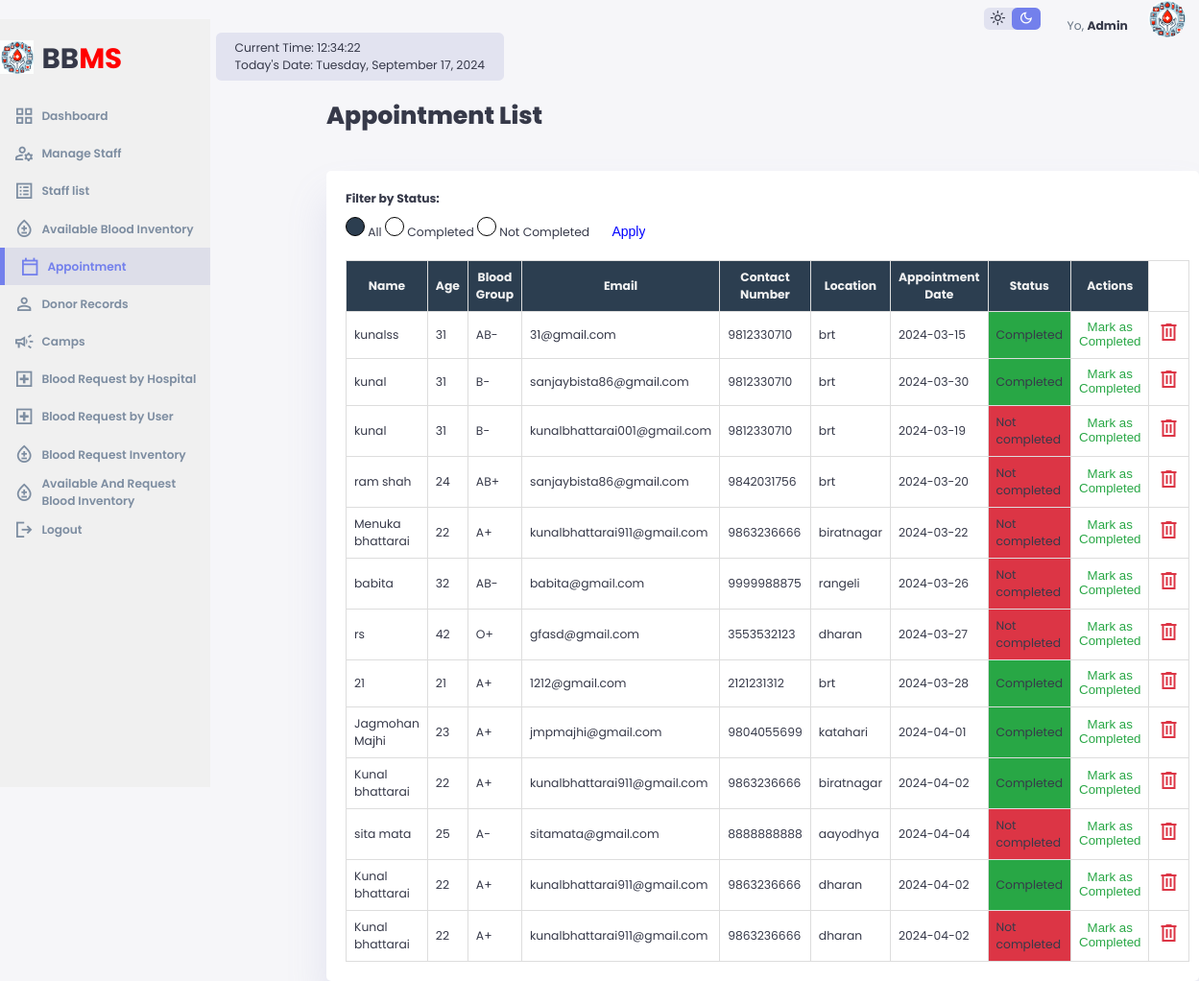
The app's page /Admin/appointment/appointment_list.php with its own data.
### tables this page shows
CREATE TABLE `appointments` (
  `id` int(11) NOT NULL,
  `name` varchar(100) DEFAULT NULL,
  `age` int(11) DEFAULT NULL,
  `blood_group` varchar(3) DEFAULT NULL,
  `email` varchar(100) DEFAULT NULL,
  `contact_number` varchar(20) DEFAULT NULL,
  `location` varchar(100) DEFAULT NULL,
  `appointment_date` date DEFAULT NULL,
  `status` enum('Completed','Not completed') DEFAULT 'Not completed',
  `created_at` timestamp NOT NULL DEFAULT current_timestamp(),
  `updated_at` timestamp NOT NULL DEFAULT current_timestamp() ON UPDATE current_timestamp()
);

### Admin/appointment/appointment_list.php (the view, shortened to what this page needs)
<!DOCTYPE html>
<html lang="en">
<head>
    <link rel="stylesheet" href="../style.css">
</head>
<body1>
<div class="container">
    <aside>
        <div class="top">
            <div class="logo">
                <img src="../logo1.jpg" alt="person">
                <h2>BB<span class="danger">MS</span></h2>
            </div>
        </div>
        <div class="sidebar">
            <a href="../index.php">
                <span class="material-symbols-sharp">grid_view</span>
                <h3>Dashboard</h3>
            </a>
            <a href="../Staff-Approval/staff_approval.php">
                    <span class="material-symbols-sharp">manage_accounts</span>
                    <h3>Manage Staff</h3>
                </a>
                <a href="../Staff-list/staff_list.php">
                    <span class="material-symbols-sharp">list_alt</span>
                    <h3>Staff list</h3>
                </a>
            <a href="../inventory/Blood_Inventory.php">
                <span class="material-symbols-sharp">bloodtype</span>
                <h3>Available Blood Inventory</h3>
            </a>
            <a href="appointment_list.php" class="active">
                <span class="material-symbols-sharp">calendar_today</span>
                <h3>Appointment</h3>
            </a>
            <a href="../donor/view_donors.php">
                <span class="material-symbols-sharp">person</span>
                <h3>Donor Records</h3>
            </a>
            <a href="../camp/retrieve_camps.php">
                <span class="material-symbols-sharp">campaign</span>
                <h3>Camps</h3>
            </a>
            <a href="../request/Request.html">
                <span class="material-symbols-sharp">local_hospital</span>
                <h3>Blood Request by Hospital</h3>
            </a>
            <a href="../receiver/receiver.html">
                <span class="material-symbols-sharp">local_hospital</span>
                <h3>Blood Request by User</h3>
            </a>
            <a href="../request_inventory/request_inventory.php">
                    <span class="material-symbols-sharp">bloodtype</span>
                    <h3>Blood Request Inventory</h3>
                </a>
                <a href="../request_inventory/all.php">
                    <span class="material-symbols-sharp">bloodtype</span>
                    <h3>Available And Request Blood Inventory</h3>
                </a>
            <a href="../logout/logout.php" id="logout-btn">
                <span class="material-symbols-sharp">logout</span>
                <h3>Logout</h3>
            </a>
        </div>
    </aside>
<main>
    <div class="date">
        <div class="current-time" id="current-time"></div>
        <div class="current-date" id="current-date"></div>
    </div>
</main>
<br>
    <header>
    <h1>Appointment List</h1>
</header>
<br>
    <div class="containers">
        <form class="filter-form" method="GET" action="">
            <label for="status">Filter by Status:</label><br>
            <input type="radio" id="status" name="status" value="all" checked> All
            <input type="radio" id="status" name="status" value="completed"> Completed
            <input type="radio" id="status" name="status" value="notcompleted"> Not Completed
            <input type="submit" value="Apply" class="app">
        </form>
        <?php
        $servername = "localhost";
        $username = "root";
        $password = "";
        $database = "Blood_Bank_Management_System";
        $conn = new mysqli($servername, $username, $password, $database);
        $sql = "SELECT * FROM appointments";
        $result = $conn->query($sql);
        if ($result->num_rows > 0) {
            echo "<table>";
            echo "<tr>
                    <th>Name</th>
                    <th>Age</th>
                    <th>Blood Group</th>
                    <th>Email</th>
                    <th>Contact Number</th>
                    <th>Location</th>
                    <th>Appointment Date</th>
                    <th>Status</th>
                    <th>Actions</th>
                  </tr>";
while ($row = $result->fetch_assoc()) {
    echo "<tr>";
    echo "<td>" . $row["name"] . "</td>";
    echo "<td>" . $row["age"] . "</td>";
    echo "<td>" . $row["blood_group"] . "</td>";
    echo "<td>" . $row["email"] . "</td>";
    echo "<td>" . $row["contact_number"] . "</td>";
    echo "<td>" . $row["location"] . "</td>";
    echo "<td>" . $row["appointment_date"] . "</td>";
    echo "<td class='" . ($row["status"] == "Completed" ? "completed" : "not-completed") . "'>" . $row["status"] . "</td>";
    echo "<td>
                        <form action='donors.php' method='POST' id='markAsCompletedForm'>
                            <input type='hidden' name='name' value='" . $row['name'] . "'>
                            <input type='hidden' name='age' value='" . $row['age'] . "'>
                            <input type='hidden' name='email' value='" . $row['email'] . "'>
                            <input type='hidden' name='contact' value='" . $row['contact_number'] . "'>
                            <input type='hidden' name='location' value='" . $row['location'] . "'>
                            <input type='hidden' name='blood_group' value='" . $row['blood_group'] . "'>
                            <button type='submit' class='mark'>Mark as Completed</button>
                        </form>
                      </td>";
    echo "<td>
    <a href='?delete=true&id=" . $row['id'] . "' onclick='return confirm(\"Are you sure you want to delete this appointment?\")'><span class='material-symbols-sharp del'>delete</span></a>
          </td>";
    echo "</tr>";
}
            echo "</table>";
        } else {
            echo "No appointments found";
        }
        ?>
    </div>
    <div class="right">
        <div class="top">
            <div class="theme-toggler">
                <span class="material-symbols-sharp active">light_mode</span>
                <span class="material-symbols-sharp">dark_mode</span>
            </div>
            <div class="profile">
                <div class="info">
                    <br>
                    <p>Yo, <b>Admin</b></p>
                </div>
                <div class="profile-photo">
                    <img src="../logo1.jpg" alt="Profile">
                </div>
            </div>
        </div>
    </div>
</div>
</body>
</html>

### Admin/style.css (style rules this page uses)
:root { --color-primary: #7380ec; --color-danger: #ff0000; --color-success: #41f1b6; --color-warning: #ffbb55; --color-white: #fff; --color-info-dark: #7d8da1; --color-info-light: #dce1eb; --color-dark: #363949; --color-light: rgba(132, 139, 200, 0.18); --color-primary-variant: #111e88; --color-dark-variant: #677483; --color-background: #f6f6f9; --color-background1: #7e7e7e; --color-info: #f0f0f0; --card-border-radius: 2rem; --border-radius-1: 0.4rem; --border-radius-2: 0.8rem; --border-radius-3: 1.2rem; --card-padding: 1.8rem; --padding-1: 1.2; --box-shadow: 0 2rem 3rem var(--color-light); }
* { margin: 0; padding: 0; outline: 0; appearance: none; border: 0; text-decoration: none; list-style: none; box-sizing: border-box; }
html { font-size: 14px; }
a { color: var(--color-dark); }
img { display: block; width: 100%; }
h1 { font-weight: 800; font-size: 1.8rem; }
h2 { font-size: 1.4rem; }
h3 { font-size: 0.87rem; }
.profile-photo { width: 2.8rem; height: 2.8rem; border-radius: 50%; overflow: hidden; }
p { color: var(--color-dark-variant); }
b { color: var(--color-dark); }
.danger { color: var(--color-danger); }
aside { height: 100vh; width: 17.5vw; background: var(--color-info); position: fixed; }
aside .top { display: flex; align-items: center; justify-content: space-between; margin-top: 1.4rem; }
aside .logo { display: flex; gap: 0.6rem; }
aside h2 { font-size: 2.1rem; }
aside .logo img { margin-top: 0.2rem; width: 2.5rem; height: 2.5rem; }
aside .sidebar { display: flex; flex-direction: column; height: 86vh; position: relative; top: 1.3rem; }
aside h3 { font-weight: 600; }
aside .sidebar a { display: flex; color: var(--color-info-dark); margin-left: 1rem; gap: 0.5rem; align-items: center; position: relative; height: 2.8rem; transition: all 300ms ease; }
aside .sidebar a span { font-size: 1.6rem; transition: all 300ms ease; }
aside .sidebar a.active { background: var(--color-light); color: var(--color-primary); margin-left: 0; }
aside .sidebar a.active:before { content: ""; width: 5px; height: 100%; background: var(--color-primary); }
aside .sidebar a.active span { color: var(--color-primary); margin-left: calc(1rem - 6px); }
main { margin: 1.4rem 20vw 0 18vw; width: 59vw; }
main .date { display: inline-block; background: var(--color-light); border-radius: var(--border-radius-1); margin-top: 1rem; padding: 0.5rem 1.4rem; }
.right { position: fixed; top: 0; right: 0; width: 21vw; height: 100vh; }
.right .top { display: flex; justify-content: flex-end; align-items: center; gap: 2rem; padding-right: 1rem; }
.right .theme-toggler { background: var(--color-light); display: flex; justify-content: space-between; align-items: center; height: 1.6rem; width: 4.2rem; cursor: pointer; border-radius: var(--border-radius-1); }
.right .theme-toggler span { font-size: 1.2rem; width: 50%; height: 100%; display: flex; align-items: center; justify-content: center; }
.right .theme-toggler span.active { background: var(--color-primary); color: white; border-radius: var(--border-radius-1); }
.right .top .profile { display: flex; gap: 1.5rem; text-align: right; }

### Admin/appointment/appointment_list.php (style rules this page uses)
header { margin-left: 340px; }
h1 { margin: 0; }
.containers { max-width: 1100px; margin: 20px auto; padding: 20px; background-color: var(--color-white); border-radius: 5px; box-shadow: var(--box-shadow); margin-left: 340px; }
.filter-form { margin-bottom: 20px; }
.filter-form label { font-weight: bold; }
.filter-form input[type="radio"] { margin-top: 10px; -webkit-appearance: none; -moz-appearance: none; appearance: none; width: 20px; height: 20px; border: 0.5px solid black; border-radius: 50%; outline: none; transition: 0.3s; }
.filter-form input[type="radio"]:checked { background-color: #2c3e50; }
.completed { background-color: #28a745; }
.not-completed { background-color: #dc3545; }
.mark { color: #28a745; background-color: transparent; cursor: pointer; }
.del { color: #dc3545; }
.app { margin-left: 20px; background-color: transparent; color: blue; font-size: 14px; cursor: pointer; }
table { width: 100%; border-collapse: collapse; }
table, th, td { border: 1px solid #ddd; padding: 8px; }
th { background-color: #2c3e50; color: #f2f2f2; }

### records on screen
appointments: name "kunalss", age "31", blood_group "AB-", email "31@gmail.com", contact_number "9812330710", location "brt", appointment_date "2024-03-15", status "Completed"
appointments: name "kunal", age "31", blood_group "B-", email "sanjaybista86@gmail.com", contact_number "9812330710", location "brt", appointment_date "2024-03-30", status "Completed"
appointments: name "kunal", age "31", blood_group "B-", email "kunalbhattarai001@gmail.com", contact_number "9812330710", location "brt", appointment_date "2024-03-19", status "Not completed"
appointments: name "ram shah", age "24", blood_group "AB+", email "sanjaybista86@gmail.com", contact_number "9842031756", location "brt", appointment_date "2024-03-20", status "Not completed"
appointments: name "Menuka bhattarai", age "22", blood_group "A+", email "kunalbhattarai911@gmail.com", contact_number "9863236666", location "biratnagar", appointment_date "2024-03-22", status "Not completed"
appointments: name "babita", age "32", blood_group "AB-", email "babita@gmail.com", contact_number "9999988875", location "rangeli", appointment_date "2024-03-26", status "Not completed"
appointments: name "rs", age "42", blood_group "O+", email "gfasd@gmail.com", contact_number "3553532123", location "dharan", appointment_date "2024-03-27", status "Not completed"
appointments: name "21", age "21", blood_group "A+", email "1212@gmail.com", contact_number "2121231312", location "brt", appointment_date "2024-03-28", status "Completed"
appointments: name "Jagmohan Majhi", age "23", blood_group "A+", email "jmpmajhi@gmail.com", contact_number "9804055699", location "katahari", appointment_date "2024-04-01", status "Completed"
appointments: name "Kunal bhattarai", age "22", blood_group "A+", email "kunalbhattarai911@gmail.com", contact_number "9863236666", location "biratnagar", appointment_date "2024-04-02", status "Completed"
appointments: name "sita mata", age "25", blood_group "A-", email "sitamata@gmail.com", contact_number "8888888888", location "aayodhya", appointment_date "2024-04-04", status "Not completed"
appointments: name "Kunal bhattarai", age "22", blood_group "A+", email "kunalbhattarai911@gmail.com", contact_number "9863236666", location "dharan", appointment_date "2024-04-02", status "Completed"
appointments: name "Kunal bhattarai", age "22", blood_group "A+", email "kunalbhattarai911@gmail.com", contact_number "9863236666", location "dharan", appointment_date "2024-04-02", status "Not completed"
